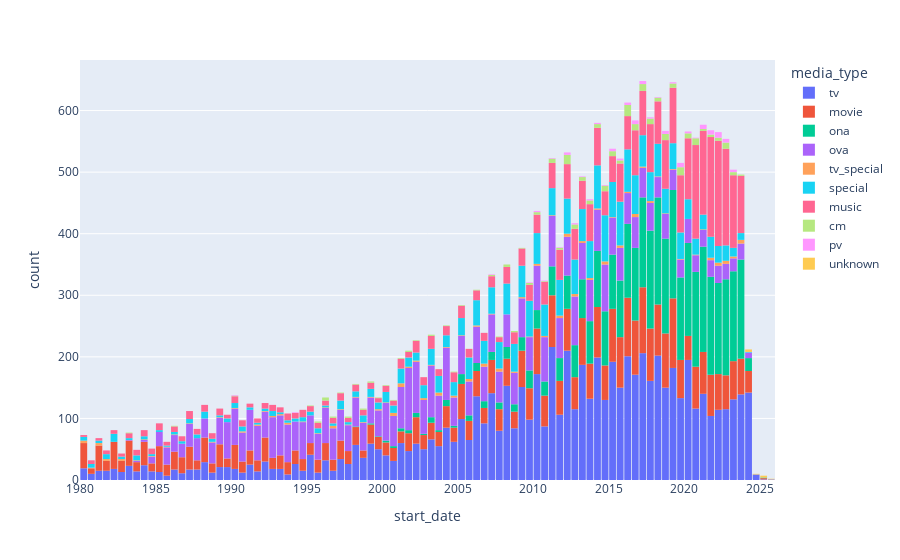

Notebook code for this chart:
### Markdown cell above
*Notes:*  So, basically interesting factors that are affecting the mean factor are : rank, popularity, num_scoring_users, ignore num_list_users for now till further investigation of difference.

### Code cell
fig = px.histogram(data[pd.to_datetime(data['start_date']).dt.year >= 1980], x='start_date', color='media_type')
fig.update_layout(bargap=0.1)

### Figure 1 — Plotly figure (JSON) as saved in the notebook; plotly's stock layout.template omitted (floating-point values rounded to 4 significant figures; data arrays with more than 128 entries replaced by an {"elided": "..."} marker saying what was removed)
{"data": [{"alignmentgroup": "True", "bingroup": "x", "hovertemplate": "media_type=tv<br>start_date=%{x}<br>count=%{y}<extra></extra>", "legendgroup": "tv", "marker": {"color": "#636efa", "pattern": {"shape": ""}}, "name": "tv", "offsetgroup": "tv", "orientation": "v", "showlegend": true, "type": "histogram", "x": {"elided": "7040 str values"}, "xaxis": "x", "yaxis": "y"}, {"alignmentgroup": "True", "bingroup": "x", "hovertemplate": "media_type=movie<br>start_date=%{x}<br>count=%{y}<extra></extra>", "legendgroup": "movie", "marker": {"color": "#EF553B", "pattern": {"shape": ""}}, "name": "movie", "offsetgroup": "movie", "orientation": "v", "showlegend": true, "type": "histogram", "x": {"elided": "3759 str values"}, "xaxis": "x", "yaxis": "y"}, {"alignmentgroup": "True", "bingroup": "x", "hovertemplate": "media_type=ona<br>start_date=%{x}<br>count=%{y}<extra></extra>", "legendgroup": "ona", "marker": {"color": "#00cc96", "pattern": {"shape": ""}}, "name": "ona", "offsetgroup": "ona", "orientation": "v", "showlegend": true, "type": "histogram", "x": {"elided": "3392 str values"}, "xaxis": "x", "yaxis": "y"}, {"alignmentgroup": "True", "bingroup": "x", "hovertemplate": "media_type=ova<br>start_date=%{x}<br>count=%{y}<extra></extra>", "legendgroup": "ova", "marker": {"color": "#ab63fa", "pattern": {"shape": ""}}, "name": "ova", "offsetgroup": "ova", "orientation": "v", "showlegend": true, "type": "histogram", "x": {"elided": "4012 str values"}, "xaxis": "x", "yaxis": "y"}, {"alignmentgroup": "True", "bingroup": "x", "hovertemplate": "media_type=tv_special<br>start_date=%{x}<br>count=%{y}<extra></extra>", "legendgroup": "tv_special", "marker": {"color": "#FFA15A", "pattern": {"shape": ""}}, "name": "tv_special", "offsetgroup": "tv_special", "orientation": "v", "showlegend": true, "type": "histogram", "x": {"elided": "180 str values"}, "xaxis": "x", "yaxis": "y"}, {"alignmentgroup": "True", "bingroup": "x", "hovertemplate": "media_type=special<br>start_date=%{x}<br>count=%{y}<extra></extra>", "legendgroup": "special", "marker": {"color": "#19d3f3", "pattern": {"shape": ""}}, "name": "special", "offsetgroup": "special", "orientation": "v", "showlegend": true, "type": "histogram", "x": {"elided": "2178 str values"}, "xaxis": "x", "yaxis": "y"}, {"alignmentgroup": "True", "bingroup": "x", "hovertemplate": "media_type=music<br>start_date=%{x}<br>count=%{y}<extra></extra>", "legendgroup": "music", "marker": {"color": "#FF6692", "pattern": {"shape": ""}}, "name": "music", "offsetgroup": "music", "orientation": "v", "showlegend": true, "type": "histogram", "x": {"elided": "2939 str values"}, "xaxis": "x", "yaxis": "y"}, {"alignmentgroup": "True", "bingroup": "x", "hovertemplate": "media_type=cm<br>start_date=%{x}<br>count=%{y}<extra></extra>", "legendgroup": "cm", "marker": {"color": "#B6E880", "pattern": {"shape": ""}}, "name": "cm", "offsetgroup": "cm", "orientation": "v", "showlegend": true, "type": "histogram", "x": {"elided": "256 str values"}, "xaxis": "x", "yaxis": "y"}, {"alignmentgroup": "True", "bingroup": "x", "hovertemplate": "media_type=pv<br>start_date=%{x}<br>count=%{y}<extra></extra>", "legendgroup": "pv", "marker": {"color": "#FF97FF", "pattern": {"shape": ""}}, "name": "pv", "offsetgroup": "pv", "orientation": "v", "showlegend": true, "type": "histogram", "x": ["2013-08-25", "2021-10-21", "2018-12-03", "2015-04-01", "2022-10-03", "2015-05-22", "2016-05-24", "2017-01-11", "2012-05-16", "2013-07-19", "2014-09-10", "2011-12-26", "2019-03-10", "2016-09-30", "2019-12-31", "2016-03-25", "2016-06-16", "2010-06-01", "2018-10-27", "2019-11-19", "2021-01-25", "2019-11-13", "2018-12-21", "2017-02-17", "2011-04-28", "2007-01-01", "2022-02-16", "2014-02-27", "2012-06-07", "2009-10-16", "2023-01-22", "2017-03-12", "2018-01-30", "2017-07-31", "2015-09-30", "2022-07-16", "2012-07-01", "2018-11-29", "2017-09-09", "2016-07-31", "2019-10-26", "2021-10-28", "2014-04-01", "2021-03-17", "2021-04-12", "2015-10-16", "2021-07-09", "2016-02-10", "2022-06-10", "2015-04-12", "2020-09-09", "2022-03-17", "2019-06-04", "2010-08-12", "2022-08-11", "2023-03-17", "2016-09-20", "2012-02-01", "2021-03-08", "2016-07-06", "2015-09-15", "2010-03-31", "2022-05-20", "2017-06-05", "2021-03-04", "2022-07-07", "2015-04-02", "1990-06-01", "2021-06-02", "2022-04-08", "2022-05-06", "2012-05-15", "2022-05-13", "2021-12-22", "2022-04-22", "2022-08-27", "2017-03-22", "2022-04-01", "2021-03-29", "2020-02-11", "2023-03-14", "2020-02-23", "2021-10-26", "2019-08-23", "2019-08-03", "2021-09-14", "2019-08-13", "2016-09-26", "2023-05-03", "2013-06-18", "2016-10-10", "2020-05-14", "2012-10-12", "2021-12-13", "2022-09-09", "1994-01-01", "2018-12-24"], "xaxis": "x", "yaxis": "y"}, {"alignmentgroup": "True", "bingroup": "x", "hovertemplate": "media_type=unknown<br>start_date=%{x}<br>count=%{y}<extra></extra>", "legendgroup": "unknown", "marker": {"color": "#FECB52", "pattern": {"shape": ""}}, "name": "unknown", "offsetgroup": "unknown", "orientation": "v", "showlegend": true, "type": "histogram", "x": ["2024-01-01", "2025-01-01", "2024-10-01", "2024-01-01", "2025-01-01", "2024-01-01", "2025-07-01", "2024-01-01", "2025-01-01"], "xaxis": "x", "yaxis": "y"}], "layout": {"bargap": 0.1, "barmode": "relative", "legend": {"title": {"text": "media_type"}, "tracegroupgap": 0}, "margin": {"t": 60}, "xaxis": {"anchor": "y", "domain": [0, 1], "title": {"text": "start_date"}}, "yaxis": {"anchor": "x", "domain": [0, 1], "title": {"text": "count"}}}}
